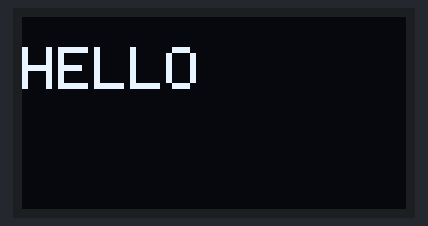
The sketch below on a simulated Arduino Uno, built with avr-gcc and run on an emulated ATmega328P. On the bench: 128×64 one-colour display.

Above: at 0.06 s.
At 1.19 s:
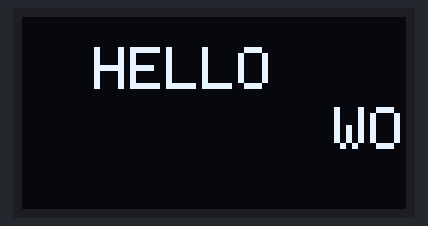
At 2.47 s:
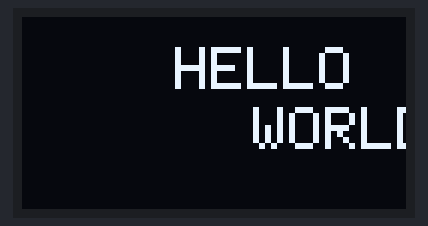
At 4.89 s:
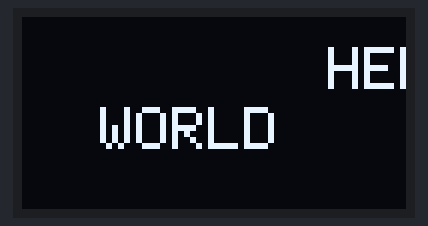
At 7.29 s:
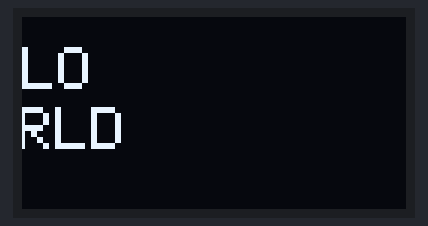
At 9.69 s:
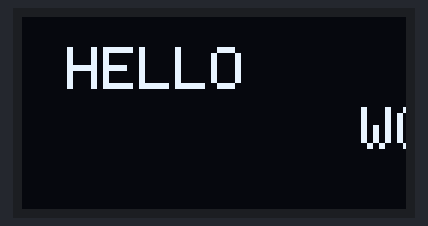

The sketch:

HelloWorldAnimation.ino
```cpp
#include <Wire.h>
#include <Adafruit_GFX.h>
#include <Adafruit_SSD1306.h>

#define SCREEN_WIDTH 128
#define SCREEN_HEIGHT 64

Adafruit_SSD1306 display(SCREEN_WIDTH, SCREEN_HEIGHT, &Wire, -1);

int hello=0;
int world=128;

void setup()
{
  display.begin(SSD1306_SWITCHCAPVCC, 0x3C);
  display.clearDisplay();
  display.setTextSize(2);
  display.setTextColor(SSD1306_WHITE);
  display.setTextWrap(false);
}

void loop()
{
  display.clearDisplay();

  display.setCursor(hello, 10);
  display.println("HELLO");

  display.setCursor(world, 30);
  display.print("WORLD");

  display.display();

  hello += 1;
  world -= 1;

 if(hello > SCREEN_WIDTH)
  {
    hello=-60;
  }

  if(world < -60)
  {
    world=SCREEN_WIDTH;
  }

delay(20);
}
```

ArduinoOLEDdisplay.cpp
```cpp

```

Measured:
- by itself, everything shown: repeats every 8.9 s, in 189 steps
